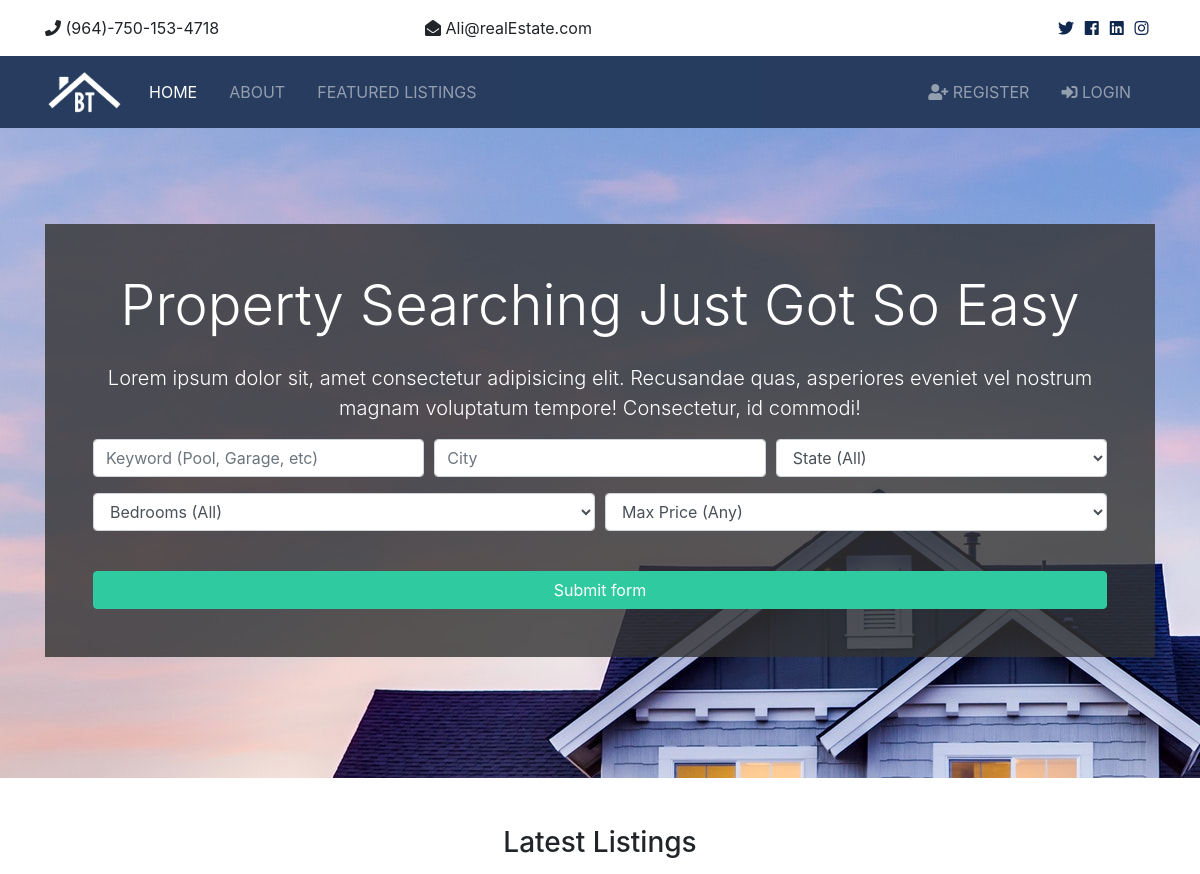
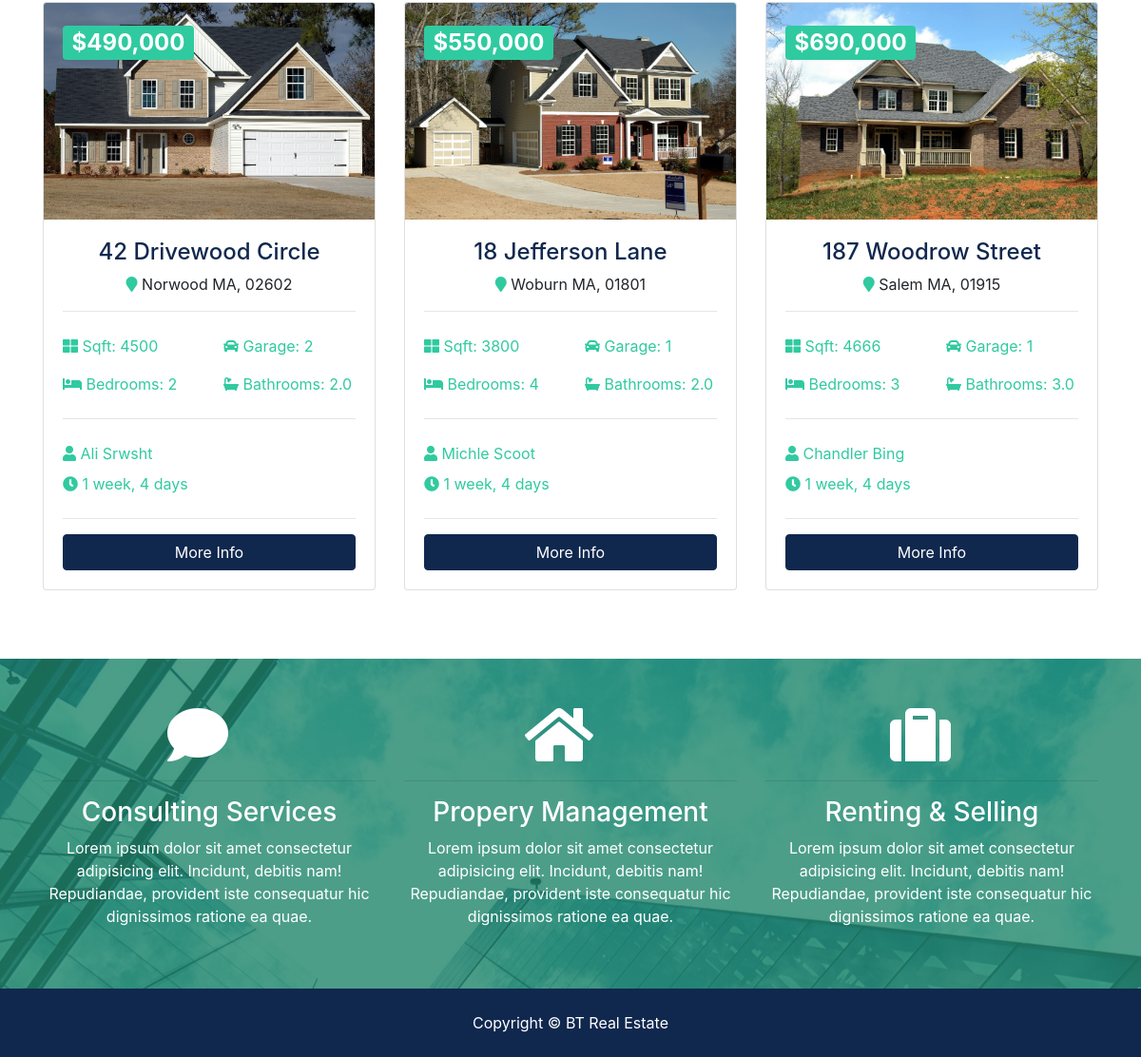
The page / on the database its author committed (2 pictures, top to bottom).
### listings/models.py (models this page shows, shortened)
class Listing (models.Model):
    realtor = models.ForeignKey(Realtor , on_delete=models.DO_NOTHING)
    title = models.CharField( max_length=50)
    address = models.CharField( max_length = 50)
    city = models.CharField( max_length = 50)
    state = models.CharField( max_length = 50)
    zipcode = models.CharField( max_length = 50)
    discription = models.TextField(blank = True)
    price = models.IntegerField()
    bedrooms = models.IntegerField()
    bathrom = models.DecimalField(max_digits = 2, decimal_places = 1)
    garage = models.IntegerField(default = 0)
    sqft = models.IntegerField()
    lot_size = models.DecimalField(max_digits = 5, decimal_places = 1)
    main_image = models.ImageField(upload_to='photos/%Y/%m/%d/',blank = True)
    image_1 = models.ImageField(upload_to='photos/%Y/%m/%d/',blank = True)
    image_2 = models.ImageField(upload_to='photos/%Y/%m/%d/',blank = True)
    image_3 = models.ImageField(upload_to='photos/%Y/%m/%d/',blank = True)
    image_4 = models.ImageField(upload_to='photos/%Y/%m/%d/',blank = True)
    image_5 = models.ImageField(upload_to='photos/%Y/%m/%d/',blank = True)
    image_6 = models.ImageField(upload_to='photos/%Y/%m/%d/',blank = True)
    is_published = models.BooleanField(default = True)
    list_date = models.DateField(default = timezone.now, blank = True)

### realtors/models.py (models this page shows)
class Realtor(models.Model):
    name = models.CharField(max_length=50)
    realtor_image = models.ImageField( upload_to='photos/%Y/%m/%d/')
    description = models.TextField(blank = True)
    phone = models.CharField( max_length=22)
    email = models.EmailField( max_length=254)
    realtor_of_month = models.BooleanField( default = False)
    hire_date =models.DateTimeField(default = timezone.now, blank =  True)
    def __str__(self):
        return self.name

### pages/views.py (the view)
# urls.py: path('' , views.index, name = 'index'),
def index(request):
    listings = Listing.objects.order_by('-list_date')
    context = {
        'listings':listings,
        'state_choices':state_choices,
        'bedroom_choices':bedroom_choices,
        'price_choices':price_choices,
        }
    return render(request,'pages/index.html',context)

### templates/pages/index.html (shortened to what this page needs)
{% extends 'base.html' %}
{% load static %}
{% load humanize %}
{% block content %}
<section id="showcase">
    <div class="container text-center">
      <div class="home-search p-5">
        <div class="overlay p-5">
          <h1 class="display-4 mb-4">
            Property Searching Just Got So Easy
          </h1>
          <p class="lead">Lorem ipsum dolor sit, amet consectetur adipisicing elit. Recusandae quas, asperiores eveniet vel nostrum magnam
            voluptatum tempore! Consectetur, id commodi!</p>
          <div class="search">
            <form action="{% url 'search' %}">
              <div class="form-row">
                <div class="col-md-4 mb-3">
                  <input type="text" name="words" class="form-control" placeholder="Keyword (Pool, Garage, etc)">
                </div>
                <div class="col-md-4 mb-3">
                  <input type="text" name="city" class="form-control" placeholder="City">
                </div>
                <div class="col-md-4 mb-3">
                  <select name="state" class="form-control">
                    <option selected="true" disabled="disabled">State (All)</option>
                  </select>
                </div>
              </div>
              <div class="form-row">
                <div class="col-md-6 mb-3">
                  <select name="bedrooms" class="form-control">
                    <option selected="true" disabled="disabled">Bedrooms (All)</option>
                  </select>
                </div>
                <div class="col-md-6 mb-3">
                  <select name="price" class="form-control" id="type">
                    <option selected="true" disabled="disabled">Max Price (Any)</option>
                  </select>
                </div>
              </div>
              <button class="btn btn-secondary btn-block mt-4" type="submit">Submit form</button>
            </form>
          </div>
        </div>
      </div>
    </div>
  </section>
{% if listings %}
  <section id="listings" class="py-5">
    <div class="container">
      <h3 class="text-center mb-3">Latest Listings</h3>
      <div class="row">
        {% for l in listings|slice:":3" %}
        <div class="col-md-6 col-lg-4 mb-4">
          <div class="card listing-preview">
            <img class="card-img-top" src="{{l.main_image.url}}" alt="">
            <div class="card-img-overlay">
              <h2>
                <span class="badge badge-secondary text-white">${{l.price | intcomma}}</span>
              </h2>
            </div>
            <div class="card-body">
              <div class="listing-heading text-center">
                <h4 class="text-primary">{{l.title}}</h4>
                <p>
                  <i class="fas fa-map-marker text-secondary"></i> {{l.city}} {{l.state}}, {{l.zipcode}}</p>
              </div>
              <hr>
              <div class="row py-2 text-secondary">
                <div class="col-6">
                  <i class="fas fa-th-large"></i> Sqft: {{l.sqft}}</div>
                <div class="col-6">
                  <i class="fas fa-car"></i> Garage: {{l.garage}}</div>
              </div>
              <div class="row py-2 text-secondary">
                <div class="col-6">
                  <i class="fas fa-bed"></i> Bedrooms: {{l.bedrooms}}</div>
                <div class="col-6">
                  <i class="fas fa-bath"></i> Bathrooms: {{l.bathrom}}</div>
              </div>
              <hr>
              <div class="row py-2 text-secondary">
                <div class="col-6">
                  <i class="fas fa-user"></i> {{l.realtor}}</div>
              </div>
              <div class="row text-secondary pb-2">
                <div class="col-6">
                  <i class="fas fa-clock"></i> {{l.list_date | timesince }}</div>
              </div>
              <hr>
              <a href="{% url 'listing' l.id l.title %}" class="btn btn-primary btn-block">More Info</a>
            </div>
          </div>
        </div>
        {% endfor %}
      </div>
    </div>
  </section>
{% endif %}
  <section id="services" class="py-5 bg-secondary text-white">
    <div class="container">
      <div class="row text-center">
        <div class="col-md-4">
          <i class="fas fa-comment fa-4x mr-4"></i>
          <hr>
          <h3>Consulting Services</h3>
          <p>Lorem ipsum dolor sit amet consectetur adipisicing elit. Incidunt, debitis nam! Repudiandae, provident iste consequatur
            hic dignissimos ratione ea quae.</p>
        </div>
        <div class="col-md-4">
          <i class="fas fa-home fa-4x mr-4"></i>
          <hr>
          <h3>Propery Management</h3>
          <p>Lorem ipsum dolor sit amet consectetur adipisicing elit. Incidunt, debitis nam! Repudiandae, provident iste consequatur
            hic dignissimos ratione ea quae.</p>
        </div>
        <div class="col-md-4">
          <i class="fas fa-suitcase fa-4x mr-4"></i>
          <hr>
          <h3>Renting & Selling</h3>
          <p>Lorem ipsum dolor sit amet consectetur adipisicing elit. Incidunt, debitis nam! Repudiandae, provident iste consequatur
            hic dignissimos ratione ea quae.</p>
        </div>
      </div>
    </div>
  </section>
{% endblock content %}

### btre/static/css/all.css (style rules this page uses)
.fa, .fas, .far, .fal, .fab { -moz-osx-font-smoothing: grayscale; -webkit-font-smoothing: antialiased; display: inline-block; font-style: normal; font-variant: normal; text-rendering: auto; line-height: 1; }
.fa-4x { font-size: 4em; }
.fa-bath:before { content: "\f2cd"; }
.fa-bed:before { content: "\f236"; }
.fa-car:before { content: "\f1b9"; }
.fa-clock:before { content: "\f017"; }
.fa-comment:before { content: "\f075"; }
.fa-home:before { content: "\f015"; }
.fa-map-marker:before { content: "\f041"; }
.fa-suitcase:before { content: "\f0f2"; }
.fa-th-large:before { content: "\f009"; }
.fa-user:before { content: "\f007"; }
.fa, .fas { font-family: 'Font Awesome 5 Free'; font-weight: 900; }

### btre/static/css/style.css (style rules this page uses)
.btn-secondary { color: #fff !important; }
img { width: 100%; }
#showcase { background-image: url(/static/img/showcase.jpg) ; position: relative; min-height: 650px; color: #fff; padding-top: 6rem; }
#showcase .home-search { min-height: 400px; position: relative; border-radius: 5px; }
#showcase .overlay { content: ''; position: absolute; top: 0; left: 0; min-height: 400px; width: 100%; background: rgba(51, 51, 51, 0.8); }
#services { background: url(../img/building.jpg) no-repeat top center; min-height: 300px; position: relative; overflow: hidden; }
#services::before { content: ''; position: absolute; top: 0; left: 0; min-height: 100%; width: 100%; background: rgba(32, 134, 107, 0.8); }
.listing-preview a { position: relative; }

### rows shown on the page
Listing: main_image (picture), price "490,000", title "42 Drivewood Circle", city "Norwood", state "MA", zipcode "02602", sqft "4500", garage "2", bedrooms "2", bathrom "2.0", realtor "Ali Srwsht", list_date "1 week, 4 days"
Listing: main_image (picture), price "550,000", title "18 Jefferson Lane", city "Woburn", state "MA", zipcode "01801", sqft "3800", garage "1", bedrooms "4", bathrom "2.0", realtor "Michle Scoot", list_date "1 week, 4 days"
Listing: main_image (picture), price "690,000", title "187 Woodrow Street", city "Salem", state "MA", zipcode "01915", sqft "4666", garage "1", bedrooms "3", bathrom "3.0", realtor "Chandler Bing", list_date "1 week, 4 days"
